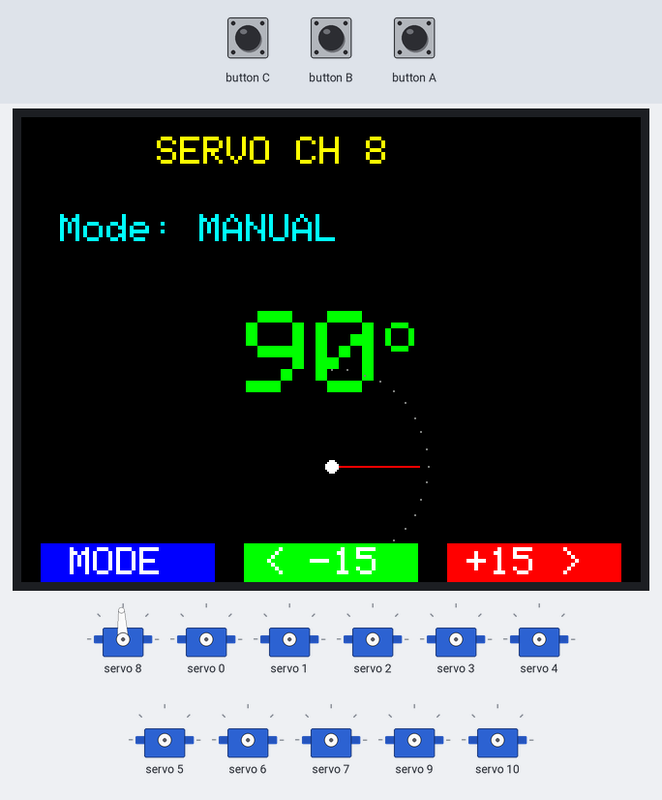
Bench run of a program on a simulated ESP32. On the bench: 320×240 colour display, 11 × servo. The inputs (shaded band) are chosen by the test bench. Random numbers use the default seed unless the program sets one; what the program prints to the serial monitor is not drawn.

Above: at 1.5 s.
1.6 s: button A pressed for 0.15 s
At 2.16 s:
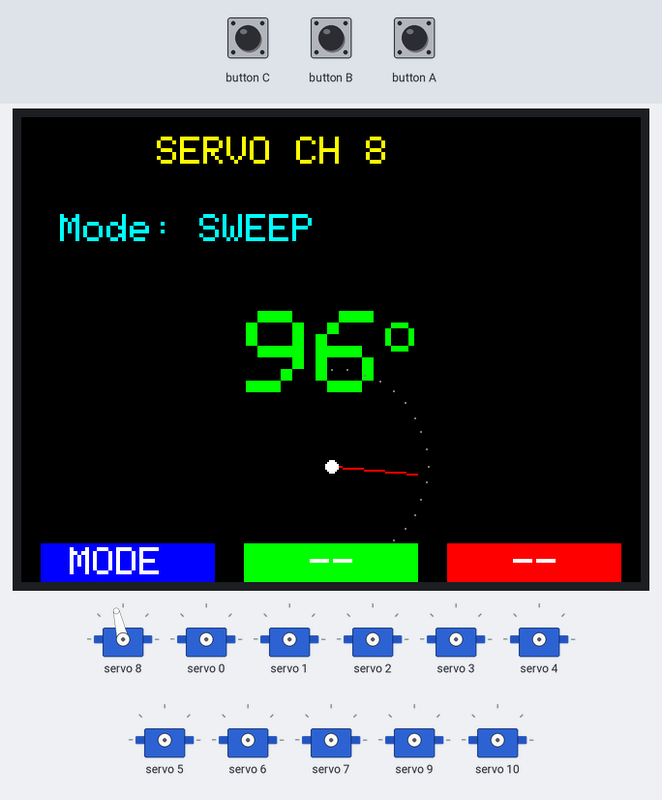
2.3 s: button A pressed for 1 s
At 3.8 s:
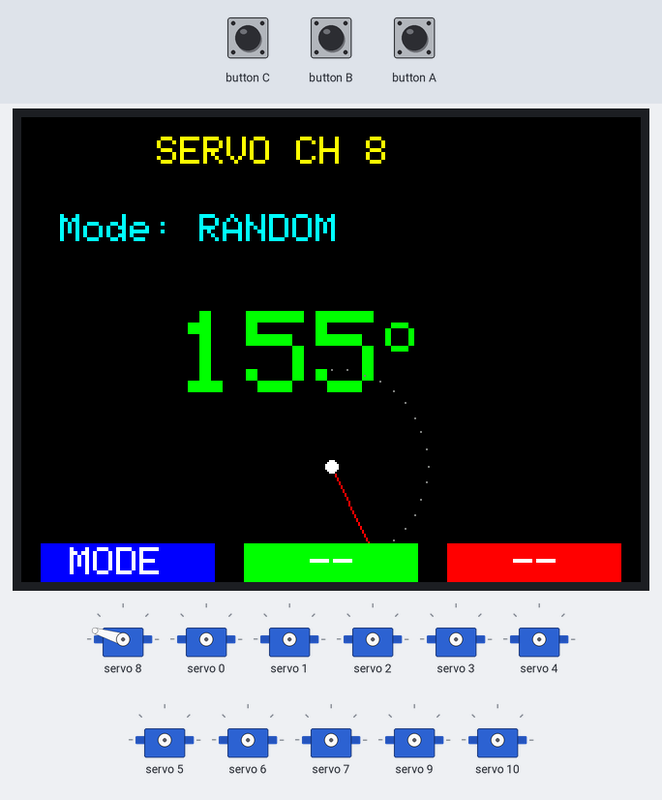
6.3 s: button A pressed for 0.15 s
At 6.78 s:
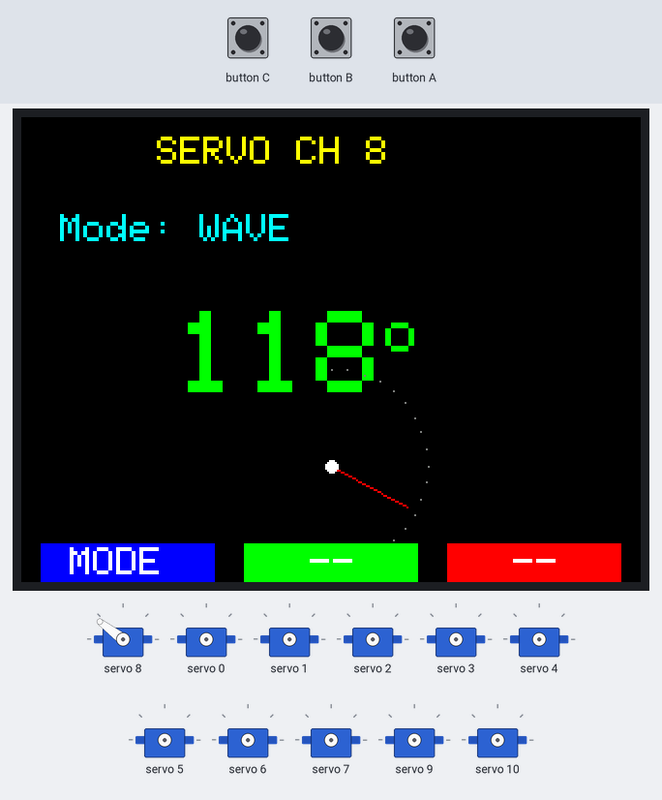
7.0 s: button A pressed for 3.2 s
At 10.1 s:
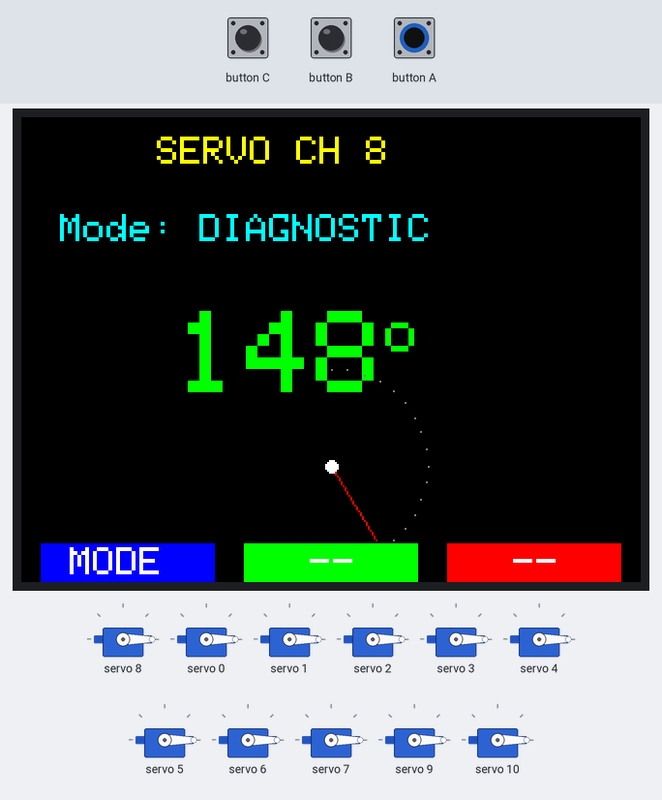
13.2 s: button A pressed for 0.15 s
At 14.4 s:
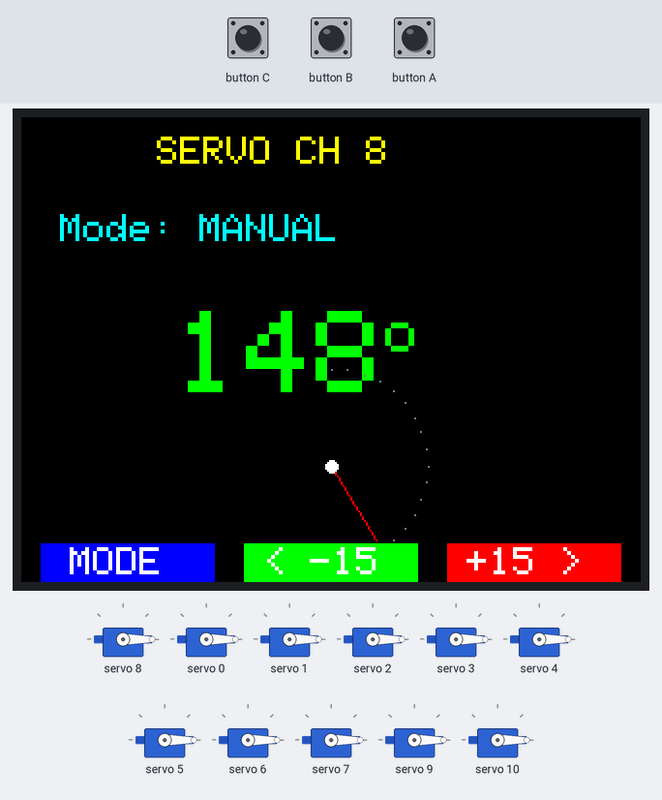
14.8 s: button C pressed for 0.15 s
At 15.7 s:
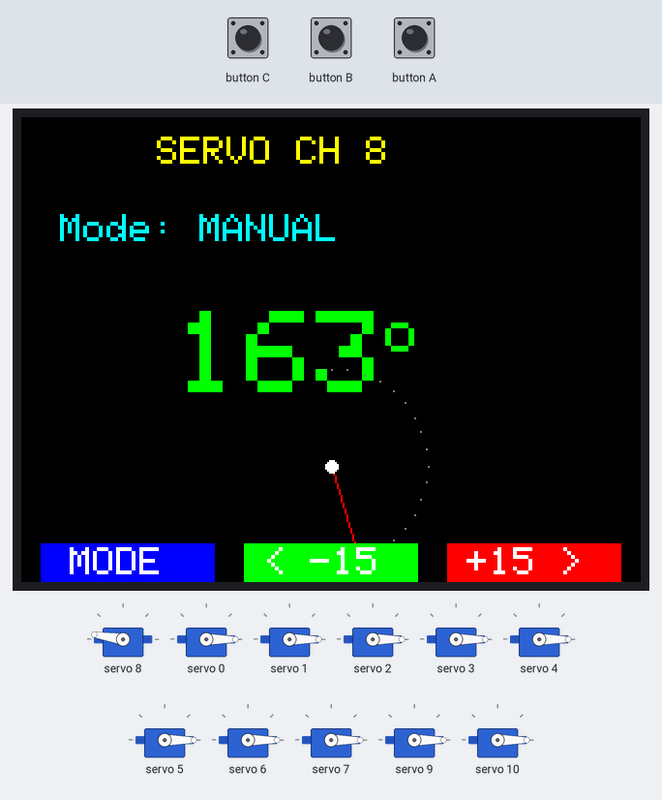
Timing chart, 0 to 17.4 s (numbered marks = the images above; inputs shaded):
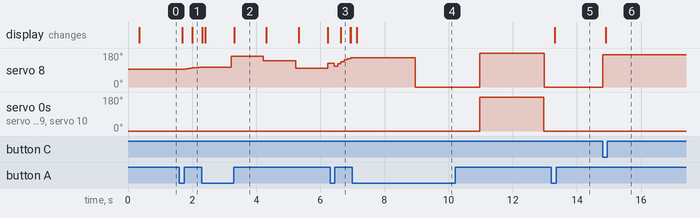

The program:

main.cpp
```cpp
/*
 * Interactive Servo Test - Channel 8
 * M5Stack + Servo2 Module
 */

#include <M5Stack.h>
#include <Wire.h>
#include "Adafruit_PWMServoDriver.h"

Adafruit_PWMServoDriver pwm = Adafruit_PWMServoDriver(0x40, Wire);

#define SERVO_CHANNEL 8
#define SERVOMIN 102
#define SERVOMAX 512
#define SERVO_FREQ 50

enum ControlMode {
  MANUAL,
  SWEEP,
  RANDOM,
  WAVE,
  DIAGNOSTIC
};

ControlMode currentMode = MANUAL;
int servoAngle = 90;
unsigned long lastUpdate = 0;
bool sweepDirection = true;

void setServoAngle(int angle) {
  angle = constrain(angle, 0, 180);
  int pulse = map(angle, 0, 180, SERVOMIN, SERVOMAX);
  pwm.setPWM(SERVO_CHANNEL, 0, pulse);
  servoAngle = angle;
}

void updateDisplay() {
  M5.Lcd.fillScreen(BLACK);

  M5.Lcd.setTextSize(2);
  M5.Lcd.setTextColor(YELLOW);
  M5.Lcd.setCursor(70, 10);
  M5.Lcd.println("SERVO CH 8");

  M5.Lcd.setTextColor(CYAN);
  M5.Lcd.setCursor(20, 50);
  M5.Lcd.print("Mode: ");
  switch(currentMode) {
    case MANUAL: M5.Lcd.print("MANUAL     "); break;
    case SWEEP:  M5.Lcd.print("SWEEP      "); break;
    case RANDOM: M5.Lcd.print("RANDOM     "); break;
    case WAVE:   M5.Lcd.print("WAVE       "); break;
    case DIAGNOSTIC: M5.Lcd.print("DIAGNOSTIC "); break;
  }

  M5.Lcd.setTextSize(6);
  M5.Lcd.setTextColor(GREEN);
  M5.Lcd.setCursor(80, 100);
  if (servoAngle < 100) M5.Lcd.print(" ");
  if (servoAngle < 10) M5.Lcd.print(" ");
  M5.Lcd.print(servoAngle);
  M5.Lcd.setTextSize(3);
  M5.Lcd.print("o");

  int arcX = 160;
  int arcY = 180;
  int arcR = 50;

  for (int a = 0; a <= 180; a += 10) {
    float rad = (a - 90) * PI / 180.0;
    int x = arcX + arcR * cos(rad);
    int y = arcY + arcR * sin(rad);
    M5.Lcd.drawPixel(x, y, DARKGREY);
  }

  float angleRad = (servoAngle - 90) * PI / 180.0;
  int lineX = arcX + (arcR - 5) * cos(angleRad);
  int lineY = arcY + (arcR - 5) * sin(angleRad);
  M5.Lcd.drawLine(arcX, arcY, lineX, lineY, RED);
  M5.Lcd.fillCircle(arcX, arcY, 3, WHITE);

  M5.Lcd.setTextSize(2);
  M5.Lcd.setTextColor(WHITE, BLUE);
  M5.Lcd.fillRect(10, 220, 90, 20, BLUE);
  M5.Lcd.setCursor(25, 222);
  M5.Lcd.print("MODE");

  M5.Lcd.setTextColor(WHITE, GREEN);
  M5.Lcd.fillRect(115, 220, 90, 20, GREEN);
  M5.Lcd.setCursor(125, 222);
  if (currentMode == MANUAL) {
    M5.Lcd.print("< -15");
  } else {
    M5.Lcd.print("  -- ");
  }

  M5.Lcd.setTextColor(WHITE, RED);
  M5.Lcd.fillRect(220, 220, 90, 20, RED);
  M5.Lcd.setCursor(230, 222);
  if (currentMode == MANUAL) {
    M5.Lcd.print("+15 >");
  } else {
    M5.Lcd.print("  -- ");
  }
}

void setup() {
  M5.begin();
  M5.Power.begin();

  Serial.begin(115200);
  delay(100);

  Serial.println("\n=== Servo2 Interactive Test ===");
  Serial.println("Channel 8");

  Wire.beginTransmission(0x40);
  if (Wire.endTransmission() != 0) {
    M5.Lcd.fillScreen(RED);
    M5.Lcd.setTextColor(WHITE);
    M5.Lcd.setTextSize(2);
    M5.Lcd.setCursor(40, 100);
    M5.Lcd.println("Servo2 NOT FOUND!");
    while(1) delay(1000);
  }

  Serial.println("Servo2 connected!");

  pwm.begin();
  pwm.setPWMFreq(SERVO_FREQ);

  setServoAngle(90);
  updateDisplay();

  Serial.println("Ready!");
  Serial.println("Button A: Change mode");
  Serial.println("Button B: Decrease angle (manual)");
  Serial.println("Button C: Increase angle (manual)");
}

void loop() {
  M5.update();

  if (M5.BtnA.wasPressed()) {
    currentMode = (ControlMode)((currentMode + 1) % 5);
    Serial.print("Mode: ");
    Serial.println(currentMode);
    updateDisplay();
  }

  if (M5.BtnB.wasPressed()) {
    if (currentMode == MANUAL) {
      servoAngle -= 15;
      if (servoAngle < 0) servoAngle = 0;
      setServoAngle(servoAngle);
      Serial.println("Angle: " + String(servoAngle));
      updateDisplay();
    }
  }

  if (M5.BtnC.wasPressed()) {
    if (currentMode == MANUAL) {
      servoAngle += 15;
      if (servoAngle > 180) servoAngle = 180;
      setServoAngle(servoAngle);
      Serial.println("Angle: " + String(servoAngle));
      updateDisplay();
    }
  }

  unsigned long now = millis();

  if (currentMode == SWEEP && now - lastUpdate > 50) {
    if (sweepDirection) {
      servoAngle += 2;
      if (servoAngle >= 180) {
        servoAngle = 180;
        sweepDirection = false;
      }
    } else {
      servoAngle -= 2;
      if (servoAngle <= 0) {
        servoAngle = 0;
        sweepDirection = true;
      }
    }
    setServoAngle(servoAngle);
    updateDisplay();
    lastUpdate = now;
  }

  if (currentMode == RANDOM && now - lastUpdate > 1000) {
    servoAngle = random(0, 181);
    setServoAngle(servoAngle);
    Serial.println("Random: " + String(servoAngle));
    updateDisplay();
    lastUpdate = now;
  }

  if (currentMode == WAVE && now - lastUpdate > 30) {
    servoAngle = 90 + 60 * sin(now / 500.0);
    setServoAngle(servoAngle);
    updateDisplay();
    lastUpdate = now;
  }

  // DIAGNOSTIC mode - tests all channels with extreme positions
  if (currentMode == DIAGNOSTIC && now - lastUpdate > 2000) {
    static int diagStep = 0;

    if (diagStep == 0) {
      Serial.println("DIAGNOSTIC: Setting all channels to MIN");
      for (int i = 0; i < 16; i++) {
        pwm.setPWM(i, 0, SERVOMIN);
      }
      diagStep = 1;
    } else {
      Serial.println("DIAGNOSTIC: Setting all channels to MAX");
      for (int i = 0; i < 16; i++) {
        pwm.setPWM(i, 0, SERVOMAX);
      }
      diagStep = 0;
    }
    lastUpdate = now;
  }

  delay(10);
}
```

Measured:
- after the input at 1.6 s, servo 8: moves from 93° to 105° over 0.51 s, starting after 0.10 s; the display: first changes after 0.10 s (image 1 shows a later state)
- after the input at 6.3 s, servo 8: 126° → 111° after 0.13 s, → 122° 0.10 s later, → 133° 0.10 s later, → 143° 0.10 s later, … (6 changes in this stretch)
- after the input at 7.0 s, servo 0–7, servo 9, servo 10: 0° → 180° after 4.0 s, → 0° 2.0 s later
- after the input at 13.2 s, the display: changes after 0.10 s (image 5)
- after the input at 14.8 s, servo 8: 0° → 171° at once; the display: changes after 0.09 s (image 6)
- what the display in image 2 shows lasts 1.0 s, from 3.3 s to 4.3 s
